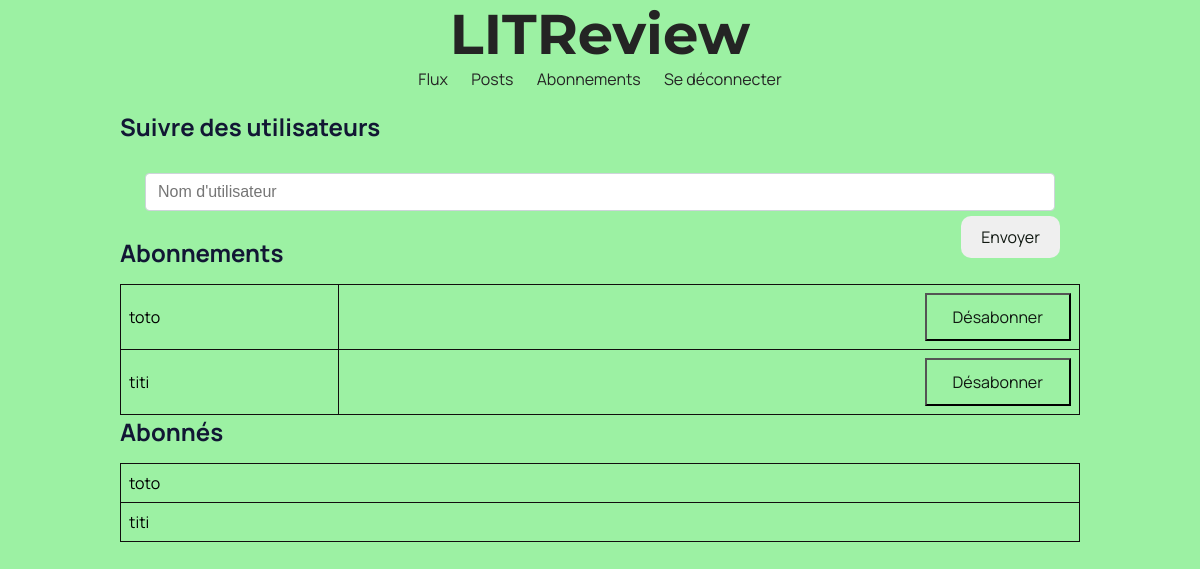
/follow-users/ (signed in), run on the app's committed database.
### bookreview/models.py (models this page shows, shortened)
class UserFollows(models.Model):
    user = models.ForeignKey(
        to=settings.AUTH_USER_MODEL, on_delete=models.CASCADE, related_name="following"
    )
    followed_user = models.ForeignKey(
        to=settings.AUTH_USER_MODEL,
        on_delete=models.CASCADE,
        related_name="followed_by",
    )
    class Meta:
        constraints = [
            models.UniqueConstraint(
                fields=["user", "followed_user"], name="unique_user_user_followed_pairs"
            )
        ]

### authentication/models.py (models this page shows)
class User(AbstractUser):
    pass

### bookreview/views.py (the view, shortened to what this page needs)
# urls.py: path('follow-users/', bookreview.views.follow_users, name='follow_users'),
@login_required
def follow_users(request):
    followed_users = UserFollows.objects.filter(user=request.user)
    user_followees = UserFollows.objects.filter(followed_user=request.user)
    form = forms.UserSubscriptionForm(initial={"user": ""})
    return render(
        request,
        "bookreview/subscriptions.html",
        context={
            "form": form,
            "followed_users": followed_users,
            "user_followees": user_followees,
        },
    )

### bookreview/forms.py (shortened to what this page needs)
class UserSubscriptionForm(forms.ModelForm):
    followed_user = forms.CharField(
        label=(""),
        max_length=100,
        widget=forms.TextInput(
            attrs={"placeholder": "Nom d'utilisateur", "class": "form_control"}
        ),
    )
    class Meta:
        model = UserFollows
        fields = ["followed_user"]

### bookreview/templates/bookreview/subscriptions.html (shortened to what this page needs)
{% extends 'base.html' %}
{% block content %}
    <h2>Suivre des utilisateurs</h2>
    <form method="post">
        {{ form.as_p }}
        <button class="form_button" type="submit">Envoyer</button>
    </form>
    <h2>Abonnements</h2>
    <table>
        {% for user in followed_users %}
            <tr>
                <td>{{ user.followed_user.username }}</td>
                <td>
                    <button class="unfollow_btn">
                        <a href="{% url 'unfollow_user' user.followed_user.pk %}">Désabonner</a>
                    </button>
                </td>
            </tr>
        {% endfor %}
    </table>
    <h2>Abonnés</h2>
    <table>
        {% for follower in user_followees %}
            <tr>
                <td>{{ follower.user.username }}</td>
            </tr>
        {% endfor %}
    </table>
{% endblock content %}

### static/app.css (style rules this page uses)
* { margin: 0; }
body { font-family: 'Manrope', sans-serif; font-size: 1em; background-color: #9cf1a3; }
a { color: #242424; text-decoration: none; }
h2 { margin-bottom: 15px; color: #121734; }
p { font-size: 1.1em; color: #121734; padding: 5px; }
button a, .form_button { border: none; padding: 10px 20px; display: inline-block; color: #101811; border-radius: 10px; font-family: 'Manrope', sans-serif; font-size: 16px; cursor: pointer; }
.form_button { float: right; }
table { border-collapse: collapse; width: 100%; }
td { border: 1px solid #110e0e; padding: 8px; }
td .unfollow_btn { float: right; margin: auto; background-color: transparent; }
form { margin: 10px; padding: 10px; }
.form_control { display: block; width: 100%; padding: 0.375rem 0.75rem; font-size: 1rem; font-weight: 400; line-height: 1.5; color: #212529; background-color: #fff; background-clip: padding-box; border: 1px solid #ced4da; border-radius: 0.25rem; }

### data on the page
UserFollows: followed_user.username "toto"
UserFollows: followed_user.username "titi"
UserFollows: user.username "toto"
UserFollows: user.username "titi"
